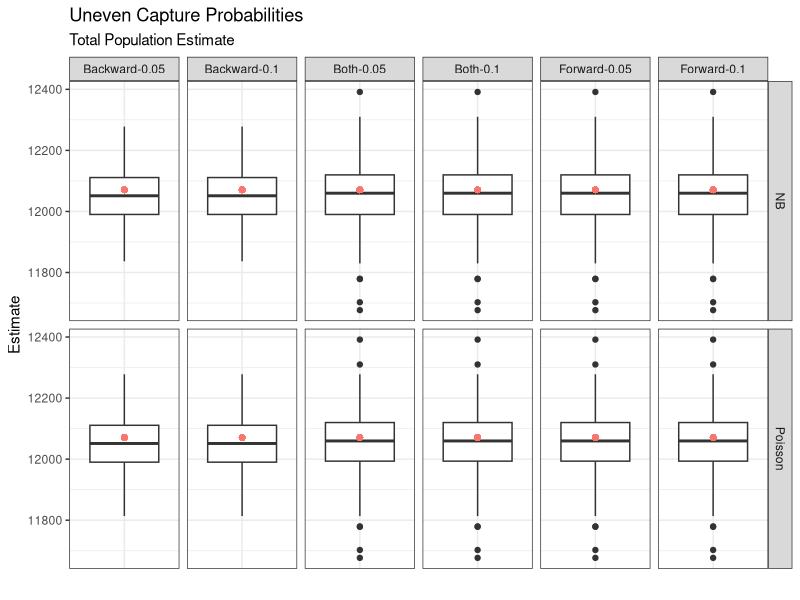
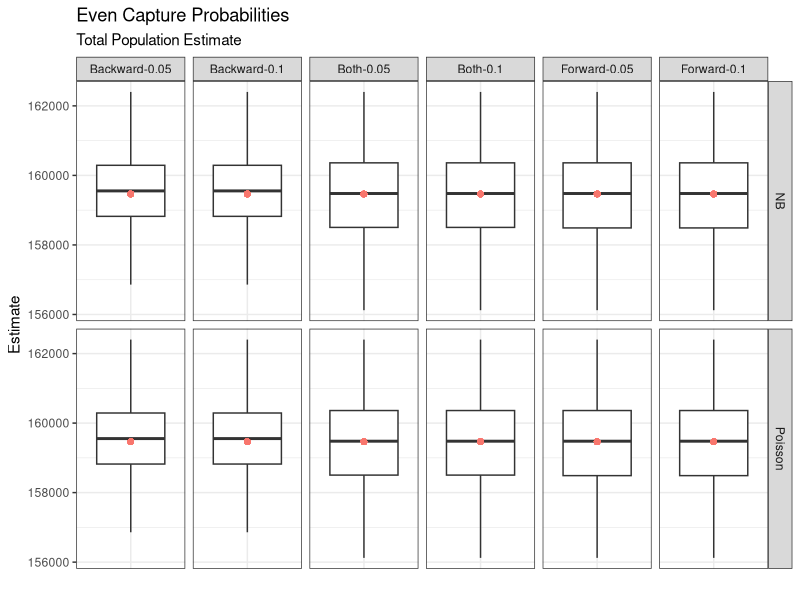
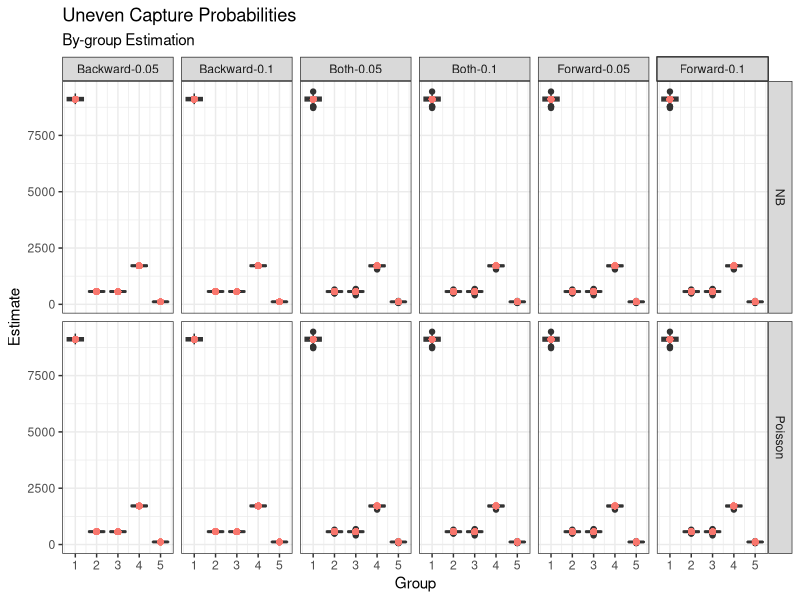
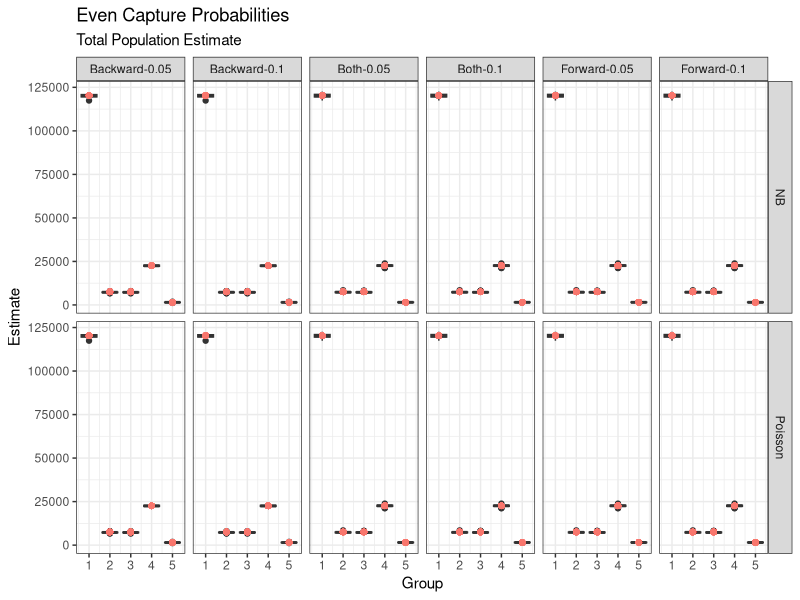
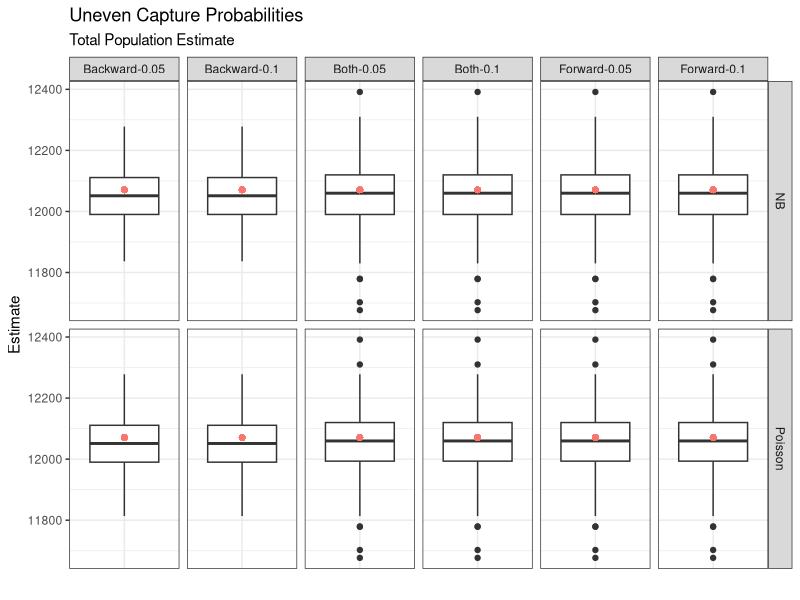
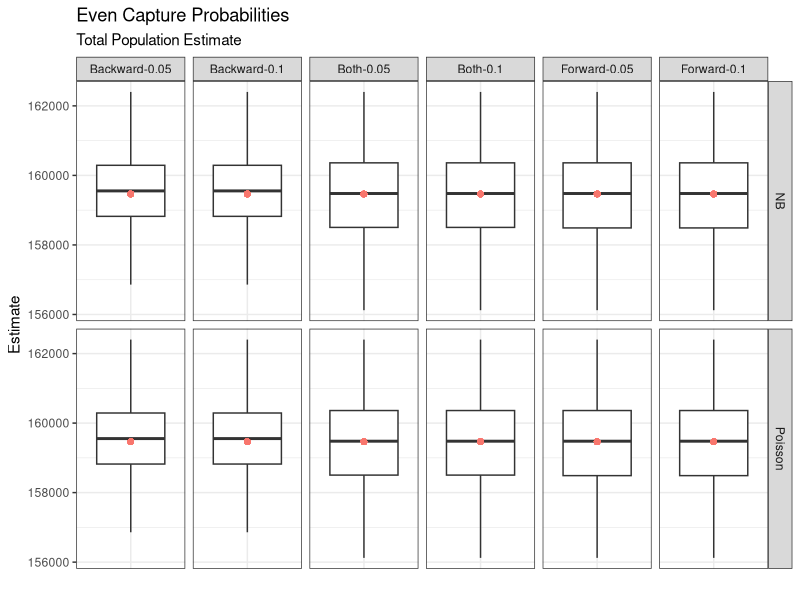
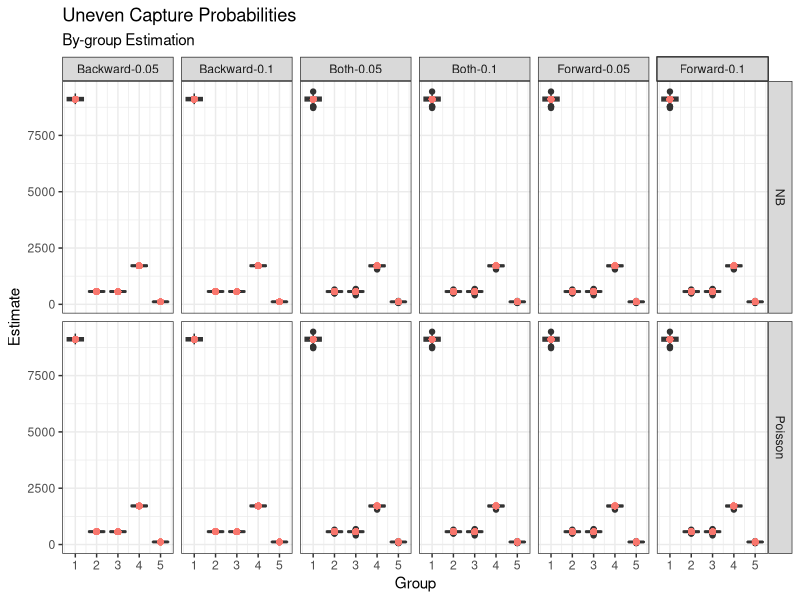
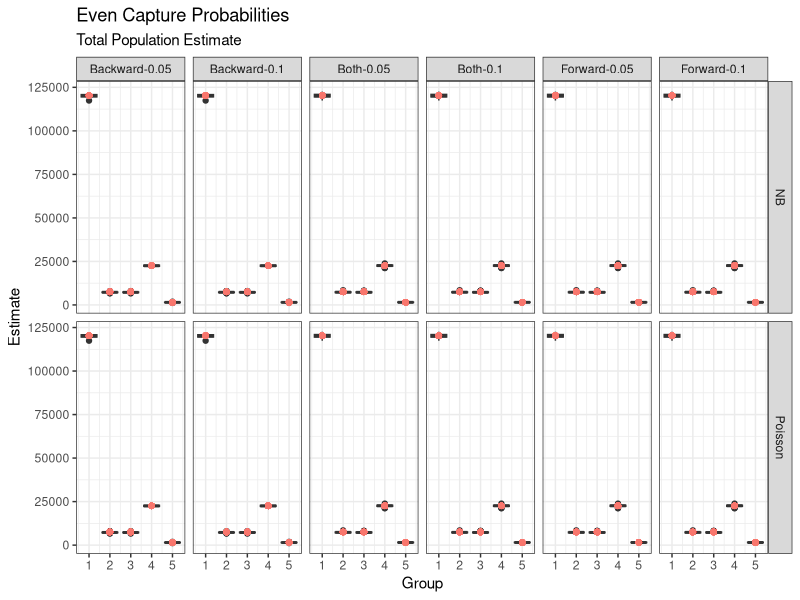

Write R code to recreate these figures, in order.
library(ggplot2)
library(data.table)

ECNS <- fread("../Data/evenCaptures_noStrata.csv")
ECS <- fread("../Data/evenCaptures_Strata.csv")
UECS <- fread("../Data/unevenCaptures_fiveStrata.csv")
UECNS <- fread("../Data/unevencaptures_noStrata.csv")

makeFig <- function(data) {
  if(length(unique(data$Group)) != 1) stratified <- TRUE else stratified <- FALSE
  DT <- data[, mgt := mean(GroundTruth), by = c("Group", "Method", "Model")]
  
  if(!stratified) {
    plabs <- labs(x = "")
    pticks <- theme(axis.text.x = element_blank(),
                    axis.ticks.x = element_blank())
  } else {
    plabs <- labs(x = "Group")
    pticks <- theme()
  }
  
  
  p <- ggplot(DT, aes(y = Estimate, x = Group, group = Group)) + 
    geom_boxplot() + 
    geom_point(aes(y = mgt, color = "red")) + 
    guides(color = "none",
           size = "none") + 
    theme_bw() + 
    facet_grid(Method~Model) + 
    plabs + 
    pticks
  
  return(p)
}

makeFig(UECNS) + labs(title = "Uneven Capture Probabilities",
                      subtitle = "Total Population Estimate")
ggsave("../Figures/unevenCaptures_noStrata.png")

makeFig(ECNS) + labs(title = "Even Capture Probabilities",
                     subtitle = "Total Population Estimate")
ggsave("../Figures/evenCaptures_noStrata.png")

makeFig(UECS) + labs(title = "Uneven Capture Probabilities",
                     subtitle = "By-group Estimation")
ggsave("../Figures/unevenCptures_strata.png")

makeFig(ECS) + labs(title = "Even Capture Probabilities",
                    subtitle = "Total Population Estimate")
ggsave("../Figures/evenCptures_strata.png")
